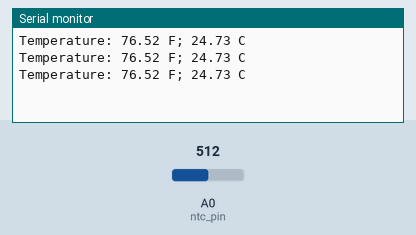
Recording of a sketch running on a simulated Arduino Uno, built with avr-gcc and run on an emulated ATmega328P. On the bench: the last lines printed to the serial monitor. The test bench sets the inputs (shaded band); at power-on: A0 (ntc_pin) = 512.

Above: at 1.3 s.
1.4 s: A0 (ntc_pin) set to 716
At 1.9 s:
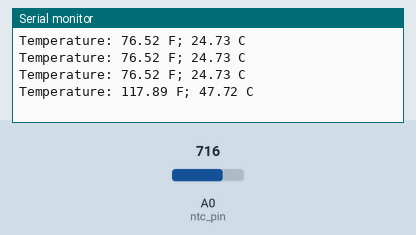
2.9 s: A0 (ntc_pin) set to 900
At 3.4 s:
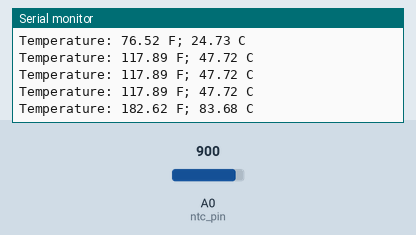
Timing chart, 0 to 5.9 s (numbered marks = the images above; inputs shaded):
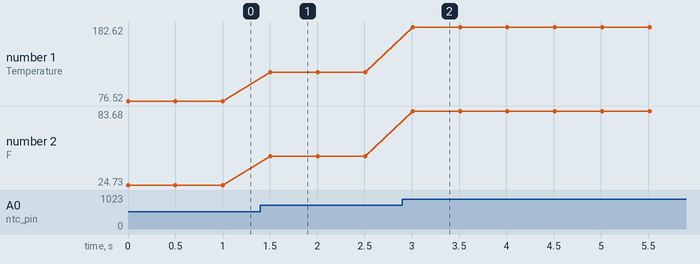

The sketch:

Arduino_NTC_Resistor.ino
```cpp
//More information at: https://www.aeq-web.com/
//Version 1.0 | 01-22-2019

int ntc_pin = A0; //Pin of NTC
float R1 = 10000; //10K Resistor

float temp_c;
float temp_f;

void setup() {
Serial.begin(9600);
}

void loop() {
  float ain = analogRead(ntc_pin);
  float R2 = R1 * (1023.0 / (float)ain - 1.0);
  float lgr = log(R2);
  float tmp = (1.0 / (1.009249522e-03 + 2.378405444e-04*lgr + 2.019202697e-07*lgr*lgr*lgr));
  temp_c = tmp - 273.15;
  temp_f = (temp_c * 9.0)/ 5.0 + 32.0;

  Serial.print("Temperature: ");
  Serial.print(temp_f);
  Serial.print(" F; ");
  Serial.print(temp_c);
  Serial.println(" C");
  delay(500);
}
```

Measured:
- after the input at 1.4 s, the serial monitor: prints a new line after 0.10 s (image 1)
- after the input at 2.9 s, the serial monitor: prints a new line after 0.11 s (image 2)
- plotted number 1: 76.52 → 117.89 after the input at 1.4 s, 117.89 → 182.62 after the input at 2.9 s
- plotted number 2: 24.73 → 47.72 after the input at 1.4 s, 47.72 → 83.68 after the input at 2.9 s
